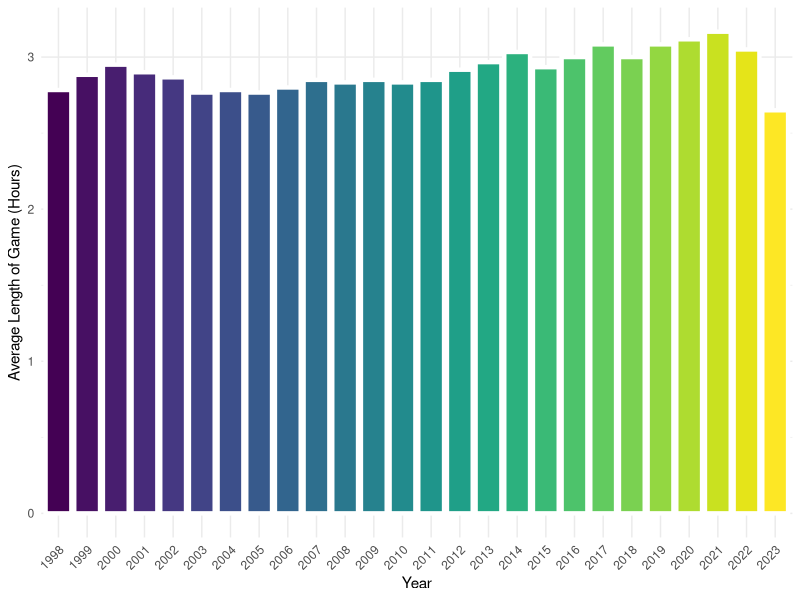

The R script that drew this image:
library(tidyverse)
library(ggplot2)
library(viridis)

g_times <- read.csv("../data/game_times.csv")

# Converting AvgTime into a decimal
g_times <- g_times %>%
  separate(AvgTime, into = c("hours", "minutes"), sep = ":") %>%
  mutate(
    hours = as.numeric(hours),
    minutes = as.numeric(minutes)
  )
g_times$decimal_time <- g_times$hours + g_times$minutes / 60

# Creating barplot
g_times$Year <- as.factor(g_times$Year)

g_length <- ggplot(g_times, aes(x = Year, y = decimal_time, fill = Year)) +
  geom_bar(stat = "identity", position = "identity", color = "white", size = 1.5) +
  scale_fill_viridis(discrete = TRUE, option = "viridis") +
  labs(x = "Year",
       y = "Average Length of Game (Hours)") +
  theme_minimal() +
  theme(legend.position = "none", axis.text.x = element_text(angle = 45, hjust = 1))

ggsave("barplot_glength.pdf", g_length, height=4, width=6)